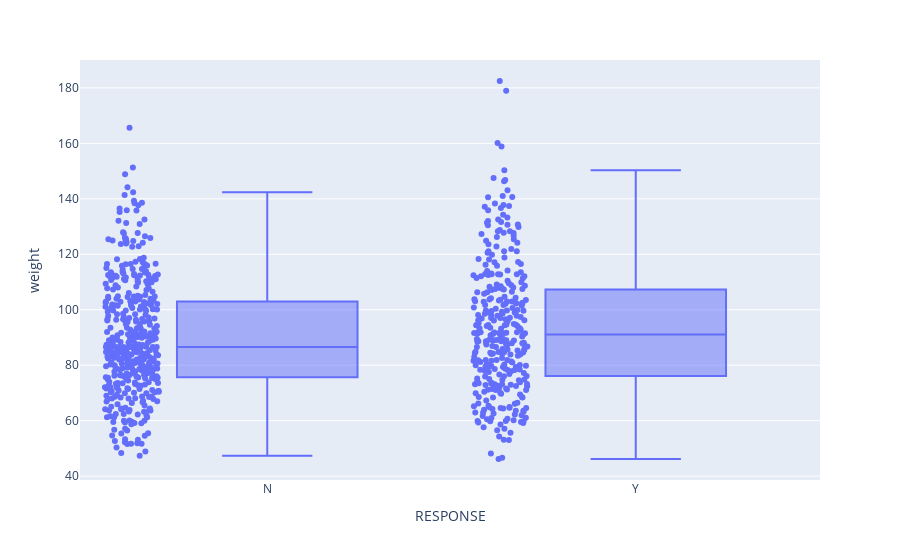

This figure's notebook cell:
### Markdown cell above
### 2. Weight/BMI Vs Response

### Code cell
px.box(df_merged, x="RESPONSE", y="weight", points="all")

### Figure 1 — Plotly figure (JSON) as saved in the notebook; plotly's stock layout.template omitted (floating-point values rounded to 4 significant figures; data arrays with more than 128 entries replaced by an {"elided": "..."} marker saying what was removed)
{"data": [{"alignmentgroup": "True", "boxpoints": "all", "hovertemplate": "RESPONSE=%{x}<br>weight=%{y}<extra></extra>", "legendgroup": "", "marker": {"color": "#636efa"}, "name": "", "notched": false, "offsetgroup": "", "orientation": "v", "showlegend": false, "type": "box", "x": {"elided": "768 str values"}, "x0": " ", "xaxis": "x", "y": {"elided": "768 float values"}, "y0": " ", "yaxis": "y"}], "layout": {"boxmode": "group", "legend": {"tracegroupgap": 0}, "margin": {"t": 60}, "xaxis": {"anchor": "y", "domain": [0, 1], "title": {"text": "RESPONSE"}}, "yaxis": {"anchor": "x", "domain": [0, 1], "title": {"text": "weight"}}}}
